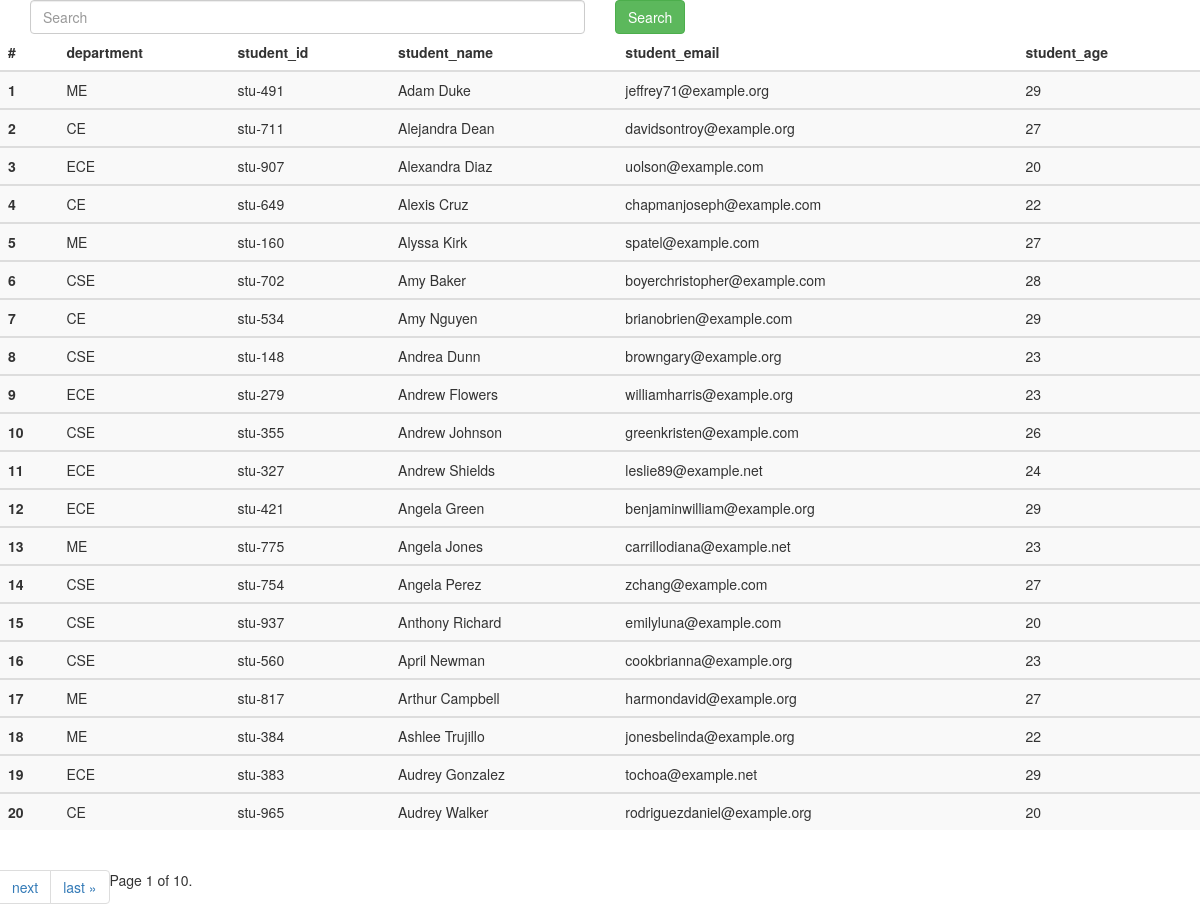
The page /student/ on the database its author committed.
### app/models.py (models this page shows, shortened)
class student(models.Model):
    department=models.ForeignKey(Department,related_name="depart",on_delete=models.CASCADE)
    student_id=models.OneToOneField(studentid,related_name="studentid",on_delete=models.CASCADE)
    student_name=models.CharField(max_length=100)
    student_email=models.EmailField(unique=True)
    student_age=models.IntegerField(default=18)
    student_address=models.TextField()
    class Meta:
        ordering=["student_name"]
        verbose_name="student"

class Department(models.Model):
    department= models.CharField(max_length=100)
    def __str__(self) -> str:
        return self.department
    class Meta:
        ordering=['department']

class studentid(models.Model):
    student_id=models.CharField(max_length=100)
    def __str__(self) -> str:
        return self.student_id

### app/views.py (the view)
# urls.py: path('student/',get_student,name='get_student'),
def get_student(request):
    queryset=student.objects.all()
    if request.GET.get('search'):
        search=request.GET.get('search')
        queryset=queryset.filter(student_name=search)
    paginator = Paginator(queryset, 20)  # Show 25 contacts per page.
    page_number = request.GET.get("page",1)
    page_obj = paginator.get_page(page_number)
    return render(request,"student.html",{'queryset':page_obj})

### app/templates/student.html (shortened to what this page needs)
<!DOCTYPE html>
<html lang="en">
<head>
    <link rel="stylesheet" href="https://maxcdn.bootstrapcdn.com/bootstrap/3.4.1/css/bootstrap.min.css">
</head>
<body>
    <div class="container mt-5">
        <form class="mb-4" >
        <div class="row">
            <div class="col-md-6">
                <input class="form-control" name="search" placeholder="Search">
            </div>
            <div class="col-md-6">
               <button class="btn btn-success" >Search</button>
            </div>
        </div>
    </form>
    </div>
    <div>
        <table class="table table-striped">
            <thead>
                <tr>
                    <th scope="col">#</th>
                    <th scope="col">department</th>
                    <th scope="col">student_id</th>
                    <th scope="col">student_name</th>
                    <th scope="col">student_email</th>
                    <th scope="col">student_age</th>
                </tr>
            </thead>
            <tbody>
                {% for student in queryset %}
                <tr>
                    <th scope="row">{{forloop.counter}}</th>
                    <td>{{student.department}} </td>
                    <td>{{student.student_id}}</td>
                    <td>{{student.student_name}}</td>
                    <td>{{student.student_email}}</td>
                    <td>{{student.student_age}}</td>
                </tr>
            </tbody>
            {% endfor %}
        </table>
    </div>
    <nav aria-label="Page navigation example">
        <ul class="pagination">
            <span class="current">
                Page {{ queryset.number }} of {{ queryset.paginator.num_pages }}.
            </span>
            {% if queryset.has_next %}
            <li class="page-item"><a class="page-link" href="?page={{ queryset.next_page_number }}">next</a></li>
            <li class="page-item"><a class="page-link" href="?page={{ queryset.paginator.num_pages }}">last &raquo;</a>
            </li>
            {% endif %}
        </ul>
    </nav>
</body>
</html>

### rows shown on the page
student: department "ME", student_id "stu-491", student_name "Adam Duke", student_email "jeffrey71@example.org", student_age "29"
student: department "CE", student_id "stu-711", student_name "Alejandra Dean", student_email "davidsontroy@example.org", student_age "27"
student: department "ECE", student_id "stu-907", student_name "Alexandra Diaz", student_email "uolson@example.com", student_age "20"
student: department "CE", student_id "stu-649", student_name "Alexis Cruz", student_email "chapmanjoseph@example.com", student_age "22"
student: department "ME", student_id "stu-160", student_name "Alyssa Kirk", student_email "spatel@example.com", student_age "27"
student: department "CSE", student_id "stu-702", student_name "Amy Baker", student_email "boyerchristopher@example.com", student_age "28"
student: department "CE", student_id "stu-534", student_name "Amy Nguyen", student_email "brianobrien@example.com", student_age "29"
student: department "CSE", student_id "stu-148", student_name "Andrea Dunn", student_email "browngary@example.org", student_age "23"
student: department "ECE", student_id "stu-279", student_name "Andrew Flowers", student_email "williamharris@example.org", student_age "23"
student: department "CSE", student_id "stu-355", student_name "Andrew Johnson", student_email "greenkristen@example.com", student_age "26"
student: department "ECE", student_id "stu-327", student_name "Andrew Shields", student_email "leslie89@example.net", student_age "24"
student: department "ECE", student_id "stu-421", student_name "Angela Green", student_email "benjaminwilliam@example.org", student_age "29"
student: department "ME", student_id "stu-775", student_name "Angela Jones", student_email "carrillodiana@example.net", student_age "23"
student: department "CSE", student_id "stu-754", student_name "Angela Perez", student_email "zchang@example.com", student_age "27"
student: department "CSE", student_id "stu-937", student_name "Anthony Richard", student_email "emilyluna@example.com", student_age "20"
student: department "CSE", student_id "stu-560", student_name "April Newman", student_email "cookbrianna@example.org", student_age "23"
student: department "ME", student_id "stu-817", student_name "Arthur Campbell", student_email "harmondavid@example.org", student_age "27"
student: department "ME", student_id "stu-384", student_name "Ashlee Trujillo", student_email "jonesbelinda@example.org", student_age "22"
student: department "ECE", student_id "stu-383", student_name "Audrey Gonzalez", student_email "tochoa@example.net", student_age "29"
student: department "CE", student_id "stu-965", student_name "Audrey Walker", student_email "rodriguezdaniel@example.org", student_age "20"

### other values the page prints
{{ queryset.number }} "1"
{{ queryset.paginator.num_pages }} "10"
